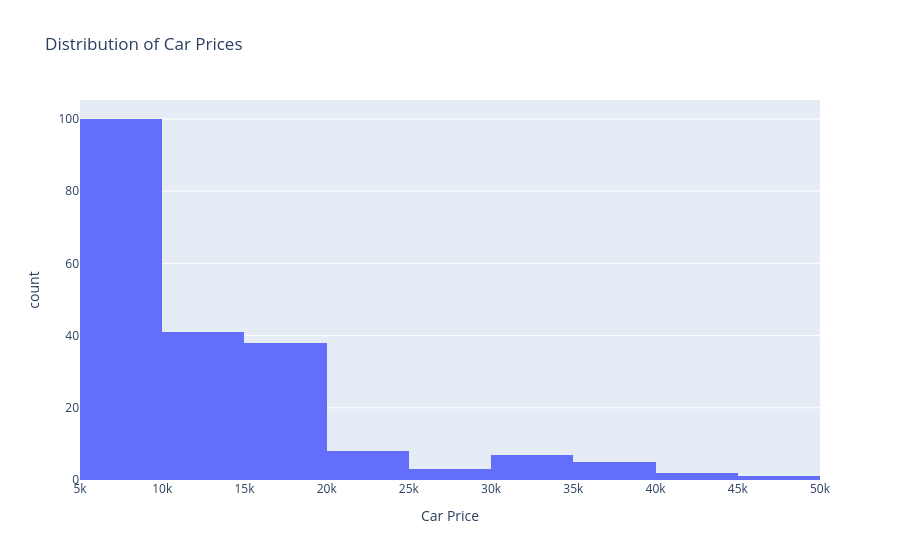

Notebook code cell kept with this figure:
### Markdown cell above
The distribution of car prices is examined to understand the typical price range of vehicles in the dataset and identify whether prices are concentrated within a particular range or affected by unusually high-priced cars.

### Code cell
# Visualise the distribution of car prices
fig = px.histogram(
    cleaned_df,
    x="price",
    nbins=20,
    title="Distribution of Car Prices",
    labels={"price": "Car Price", "count": "Number of Cars"}
)

fig.show()

### Figure 1 — Plotly figure (JSON) as saved in the notebook; plotly's stock layout.template omitted (floating-point values rounded to 4 significant figures; data arrays with more than 128 entries replaced by an {"elided": "..."} marker saying what was removed)
{"data": [{"alignmentgroup": "True", "bingroup": "x", "hovertemplate": "Car Price=%{x}<br>count=%{y}<extra></extra>", "legendgroup": "", "marker": {"color": "#636efa", "pattern": {"shape": ""}}, "name": "", "nbinsx": 20, "offsetgroup": "", "orientation": "v", "showlegend": false, "type": "histogram", "x": {"elided": "205 float values"}, "xaxis": "x", "yaxis": "y"}], "layout": {"barmode": "relative", "legend": {"tracegroupgap": 0}, "title": {"text": "Distribution of Car Prices"}, "xaxis": {"anchor": "y", "domain": [0, 1], "title": {"text": "Car Price"}}, "yaxis": {"anchor": "x", "domain": [0, 1], "title": {"text": "count"}}}}
